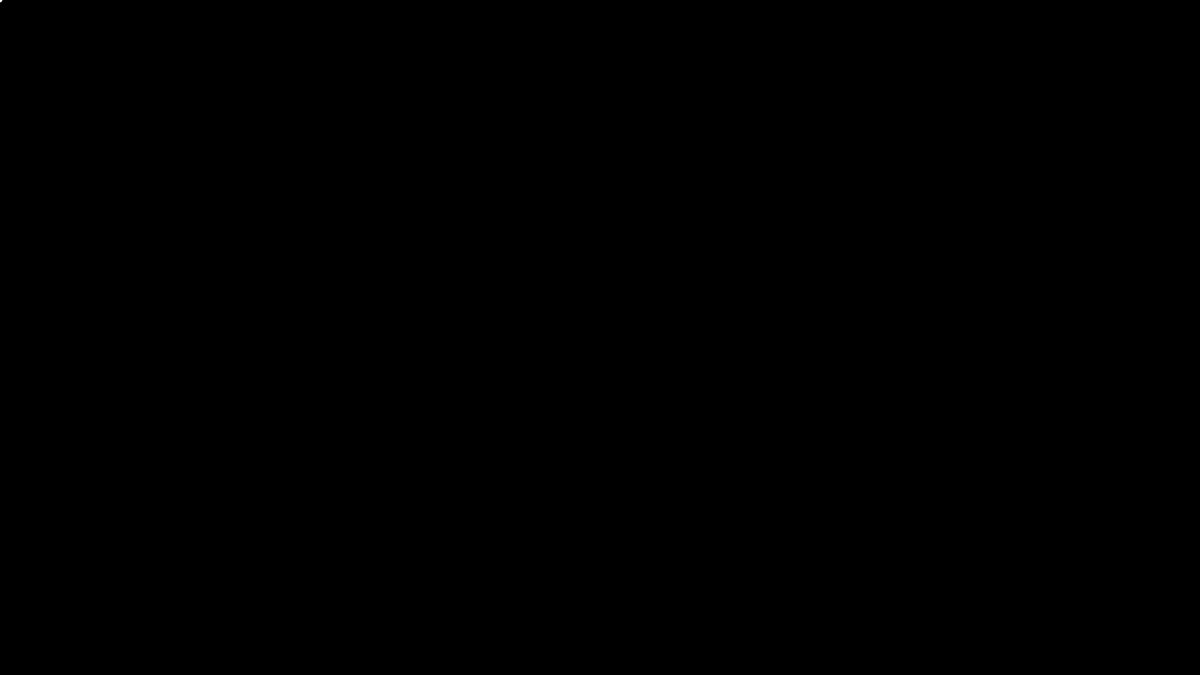
Frame 1 (no input)
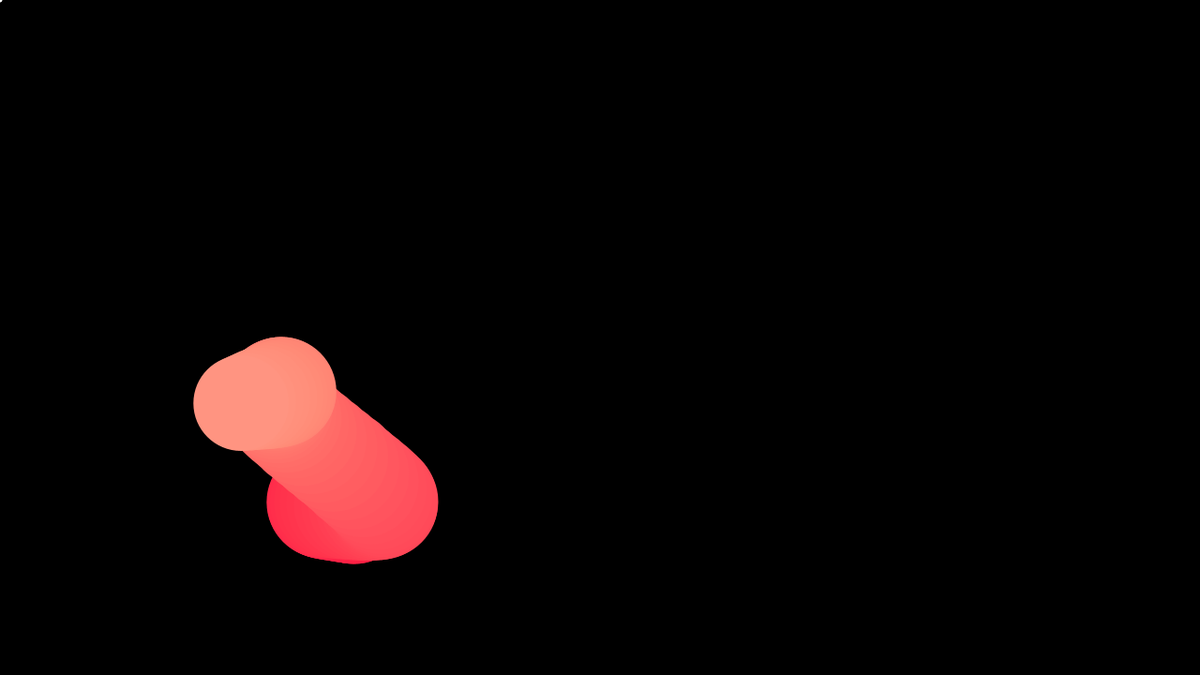
Frame 60 (the mouse pressed at the canvas centre just before this capture)
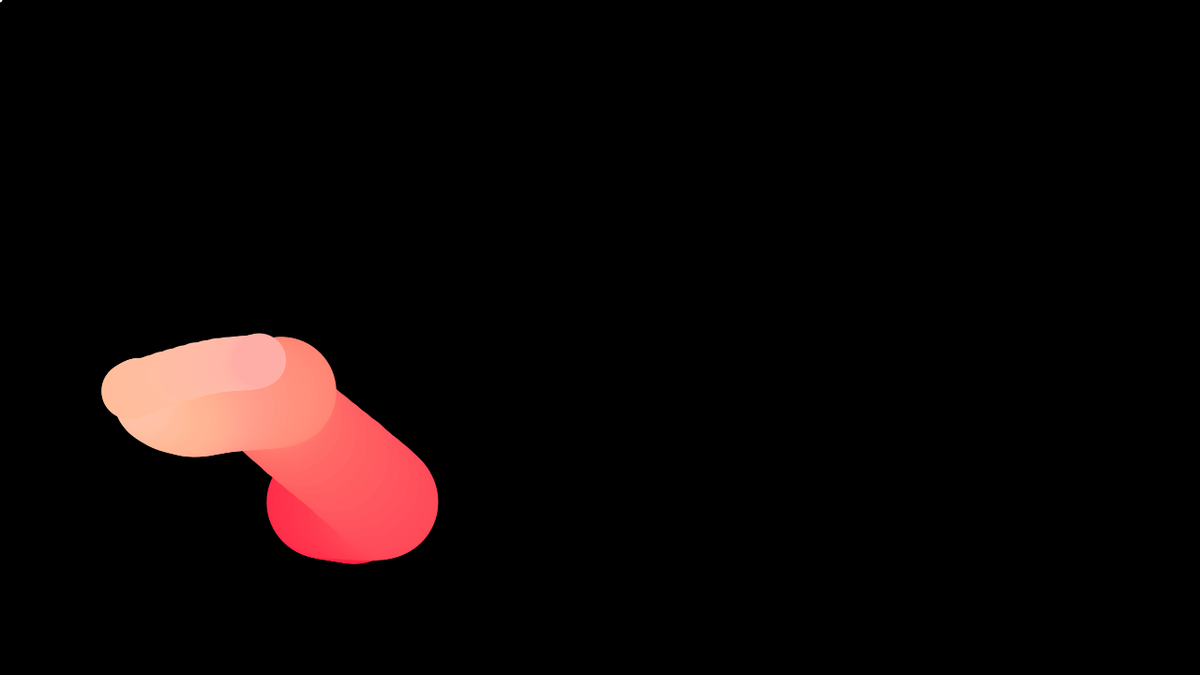
Frame 120 (the mouse held since frame 60 and released just before this capture)

The Processing sketch that drew these frames (run headless with seeded random() and noise(); from frame 60 on, the mouse is pressed at the canvas centre):

// Processing sketch: Quiz4
// ── Quiz4.pde
void setup() 
{
  size(1280, 720);
  background(0);
}

Walker perlinWalker = new Walker(); 

void draw() 
{
  fill(0);
  noStroke(); 
  perlinWalker.render(); 
  perlinWalker.perlinWalk(); 
}

// ── Walker.pde
public class Walker
{
  public float x;
  public float y;

  public float tx = 10;
  public float ty = 100*2;

  public float ts = 200*2;

  public float tg = 500;
  public float tb = 500*2;

  public float thick = 5;
  public float r = 255, g = 255, b = 255;

  void render()
  {
    fill(r, g, b);
    noStroke();
    circle(x, y, thick);
  }

  void perlinWalk()
  {
    x = map(noise(tx), 0, 1, 0, width);
    y = map(noise(ty), 0, 1, 0, height);

    thick = map(noise(ts), 0, 1, 5, 150);

    r = 255;
    g = map(noise(tg), 0, 1, 0, 255);
    b = map(noise(tb), 0, 1, 0, 255);

    tx += 0.01f;
    ty += 0.01f;
    ts += 0.01f;
    tg += 0.01f;
    tb += 0.01f;
  }
}
